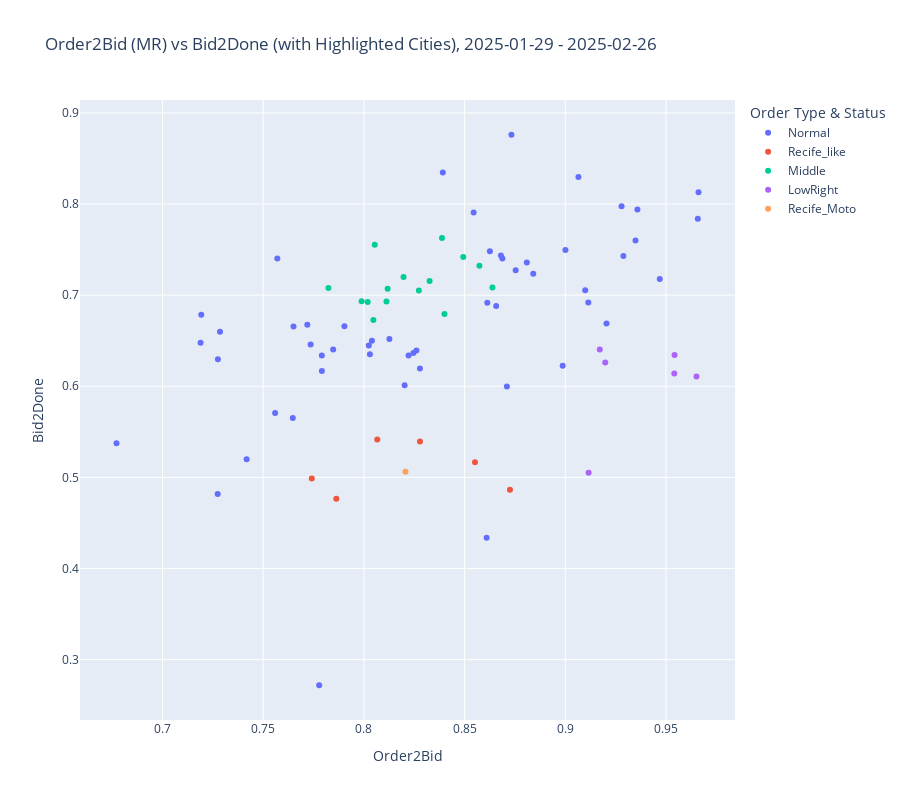

Here is the notebook cell this chart was saved with:
### Code cell
def cluster_plot(df):
    # 2. Используем новую колонку для параметра 'symbol'
    fig = px.scatter(
        df,
        x='order2bid',
        y='bid2done',
        # size='total_orders',
        # color='order_type',
        color = 'highlight_group',
        # symbol='highlight_group',  # Используем новую колонку для символов
        symbol_map={ # Опционально: задаем конкретные символы
            'Highlighted': 'star',
            'Normal': 'circle'
        },
        hover_name='city_id',
        hover_data={
            'city': True,
            'country': True,
            'city_id': True,
            'distance_to_recifeMoto': ':.4f',
            'distance_to_lowright': ':.4f',
            'distance_to_middle': ':.4f',
            'order_type': True,
            'total_orders': ':,',
            'total_rides': ':,',
            'bid2done': ':.4f',
            'order2bid': ':.4f',
            'highlight_group': True # Можно добавить в hover_data для ясности
        },
        title=f'Order2Bid (MR) vs Bid2Done (with Highlighted Cities), {start_date} - {stop_date}',
        labels={
            'city': 'City',
            'country': 'Country',
            'distance_to_point': 'Distance Euclidean',
            'bid2done': 'Bid2Done',
            'order2bid': 'Order2Bid',
            'total_orders': 'Total Orders',
            'total_rides': 'Total Rides',
            'order_type': 'Order Type',
            'city_id': 'City ID',
            'highlight_group': 'Highlight Status' # Лейбл для новой легенды символов
        }
    )

    fig.update_layout(
        legend_title_text='Order Type & Status', # Обновляем заголовок легенды
        height=800,
        width=900
    )

    fig.show()

data = df.copy()
data = data[data['order_type'].isin(ok_types_list)]
data['order_type'] = 'Econom_My'
data = pd.concat([data, df[df['city_id'] == 4373]], ignore_index=True)

data = pd.merge(names_df, data, on='city_id', how='right')

recifeMoto_id = [4373] 
data['distance_to_recifeMoto'] = data.apply(lambda row: euclidean_distance(row, 
                                                                      data[data['city_id'] == 4373]['order2bid'].values[0],
                                                                      data[data['city_id'] == 4373]['bid2done'].values[0]), axis=1)
recifeMoto_candidates = data[data['distance_to_recifeMoto']<=0.06]
recifeMoto_candidates = recifeMoto_candidates[recifeMoto_candidates['city_id'] != 4373]

lowright_id = [5681] 
data['distance_to_lowright'] = data.apply(lambda row: euclidean_distance(row, 
                                                                      data[data['city_id'] == 5681]['order2bid'].values[0],
                                                                      data[data['city_id'] == 5681]['bid2done'].values[0]), axis=1)
lowright_candidates = data[data['distance_to_lowright']<=0.06]
lowright_candidates = pd.concat([lowright_candidates, data[data['city_id'] == 5257]], ignore_index=True)

middle_id = [242] 
data['distance_to_middle'] = data.apply(lambda row: euclidean_distance(row, 
                                                                      data[data['city_id'] == 242]['order2bid'].values[0],
                                                                      data[data['city_id'] == 242]['bid2done'].values[0]), axis=1)
middle_candidates = data[data['distance_to_middle']<=0.05]

data['highlight_group'] = data.apply(lambda row: 'LowRight' if row['city_id'] in lowright_candidates['city_id'].values else 
                                     ('Recife_Moto' if row['city_id'] in recifeMoto_id else
                                     ('Recife_like' if row['city_id'] in recifeMoto_candidates['city_id'].values else 
                                      ('Middle' if row['city_id'] in middle_candidates['city_id'].values else 'Normal'))), axis=1)

cluster_plot(data)

### Figure 1 — Plotly figure (JSON) as saved in the notebook; plotly's stock layout.template omitted (floating-point values rounded to 4 significant figures; data arrays with more than 128 entries replaced by an {"elided": "..."} marker saying what was removed)
{"data": [{"customdata": {"elided": "53x10 mixed values"}, "hovertemplate": "<b>%{hovertext}</b><br><br>Highlight Status=%{customdata[9]}<br>Order2Bid=%{x:.4f}<br>Bid2Done=%{y:.4f}<br>City=%{customdata[0]}<br>Country=%{customdata[1]}<br>City ID=%{customdata[2]}<br>distance_to_recifeMoto=%{customdata[3]:.4f}<br>distance_to_lowright=%{customdata[4]:.4f}<br>distance_to_middle=%{customdata[5]:.4f}<br>Order Type=%{customdata[6]}<br>Total Orders=%{customdata[7]:,}<br>Total Rides=%{customdata[8]:,}<extra></extra>", "hovertext": [4199.0, 10160.0, 4242.0, 4257.0, 4300.0, 4404.0, 4193.0, 4143.0, 5910.0, 150.0, 4825.0, 5548.0, 4385.0, 169.0, 5512.0, 4209.0, 5513.0, 4195.0, 4227.0, 4236.0, 5233.0, 213.0, 258.0, 5249.0, 4241.0, 4225.0, 4524.0, 221.0, 4200.0, 4198.0, 4252.0, 4263.0, 5504.0, 4255.0, 257.0, 4180.0, 4272.0, 5698.0, 5388.0, 4229.0, 4266.0, 4148.0, 4240.0, 4233.0, 4381.0, 4196.0, 763.0, 4275.0, 5568.0, 6267.0, 5543.0, 263.0, 4247.0], "legendgroup": "Normal", "marker": {"color": "#636efa", "symbol": "circle"}, "mode": "markers", "name": "Normal", "orientation": "v", "showlegend": true, "type": "scatter", "x": [0.8246, 0.7418, 0.804, 0.9001, 0.803, 0.8261, 0.757, 0.7791, 0.6772, 0.8127, 0.9205, 0.8688, 0.7719, 0.7559, 0.8657, 0.871, 0.7848, 0.9114, 0.8613, 0.8626, 0.7778, 0.7189, 0.7193, 0.8987, 0.9065, 0.7791, 0.7274, 0.765, 0.8278, 0.8222, 0.7903, 0.8809, 0.868, 0.7647, 0.7285, 0.8545, 0.9099, 0.8202, 0.8609, 0.8024, 0.7736, 0.9469, 0.8754, 0.7275, 0.8392, 0.9288, 0.9358, 0.9349, 0.9658, 0.9661, 0.8841, 0.8733, 0.928], "xaxis": "x", "y": [0.6366, 0.5197, 0.6498, 0.7497, 0.635, 0.6394, 0.7402, 0.6337, 0.5375, 0.6517, 0.669, 0.7402, 0.6675, 0.5707, 0.6881, 0.5997, 0.6402, 0.6921, 0.6916, 0.7481, 0.2718, 0.6477, 0.6784, 0.6224, 0.8296, 0.6169, 0.4818, 0.6657, 0.6194, 0.6336, 0.6658, 0.7359, 0.7437, 0.5651, 0.6597, 0.7906, 0.7053, 0.6012, 0.4336, 0.6446, 0.6457, 0.7177, 0.7273, 0.6296, 0.8347, 0.743, 0.7941, 0.7599, 0.7839, 0.8129, 0.7234, 0.8761, 0.7977], "yaxis": "y"}, {"customdata": [["Bogota", "Colombia", 4197, 0.03419, 0.1547, 0.1808, "Econom_My", 4791749, 2139969, "Recife_like"], ["São Paulo", "Brazil", 4142, 0.04709, 0.2215, 0.2261, "Econom_My", 3307264, 1276615, "Recife_like"], ["Alger (الجزائر العاصمة)", "Algeria", 9417, 0.04522, 0.2235, 0.2457, "Econom_My", 2596422, 973038, "Recife_like"], ["Lagos", "Nigeria", 4349, 0.0555, 0.1551, 0.2396, "Econom_My", 2408761, 1022146, "Recife_like"], ["Alexandria (الإسكندرية)", "Egypt", 9415, 0.03612, 0.1447, 0.2065, "Econom_My", 1040726, 459808, "Recife_like"], ["Curitiba", "Brazil", 4376, 0.03813, 0.173, 0.179, "Econom_My", 1033086, 451265, "Recife_like"]], "hovertemplate": "<b>%{hovertext}</b><br><br>Highlight Status=%{customdata[9]}<br>Order2Bid=%{x:.4f}<br>Bid2Done=%{y:.4f}<br>City=%{customdata[0]}<br>Country=%{customdata[1]}<br>City ID=%{customdata[2]}<br>distance_to_recifeMoto=%{customdata[3]:.4f}<br>distance_to_lowright=%{customdata[4]:.4f}<br>distance_to_middle=%{customdata[5]:.4f}<br>Order Type=%{customdata[6]}<br>Total Orders=%{customdata[7]:,}<br>Total Rides=%{customdata[8]:,}<extra></extra>", "hovertext": [4197.0, 4142.0, 9417.0, 4349.0, 9415.0, 4376.0], "legendgroup": "Recife_like", "marker": {"color": "#EF553B", "symbol": "circle"}, "mode": "markers", "name": "Recife_like", "orientation": "v", "showlegend": true, "type": "scatter", "x": [0.8278, 0.7741, 0.7863, 0.8725, 0.8552, 0.8066], "xaxis": "x", "y": [0.5395, 0.4986, 0.4766, 0.4863, 0.5166, 0.5415], "yaxis": "y"}, {"customdata": {"elided": "15x10 mixed values"}, "hovertemplate": "<b>%{hovertext}</b><br><br>Highlight Status=%{customdata[9]}<br>Order2Bid=%{x:.4f}<br>Bid2Done=%{y:.4f}<br>City=%{customdata[0]}<br>Country=%{customdata[1]}<br>City ID=%{customdata[2]}<br>distance_to_recifeMoto=%{customdata[3]:.4f}<br>distance_to_lowright=%{customdata[4]:.4f}<br>distance_to_middle=%{customdata[5]:.4f}<br>Order Type=%{customdata[6]}<br>Total Orders=%{customdata[7]:,}<br>Total Rides=%{customdata[8]:,}<extra></extra>", "hovertext": [4243.0, 4253.0, 4258.0, 4194.0, 4234.0, 4231.0, 4515.0, 4244.0, 242.0, 238.0, 4271.0, 228.0, 4267.0, 235.0, 262.0], "legendgroup": "Middle", "marker": {"color": "#00cc96", "symbol": "circle"}, "mode": "markers", "name": "Middle", "orientation": "v", "showlegend": true, "type": "scatter", "x": [0.8019, 0.7824, 0.8638, 0.8112, 0.7989, 0.8118, 0.8493, 0.8574, 0.8197, 0.8047, 0.8388, 0.8273, 0.8054, 0.84, 0.8326], "xaxis": "x", "y": [0.6924, 0.7078, 0.7083, 0.693, 0.6933, 0.707, 0.7418, 0.7324, 0.7201, 0.6726, 0.7627, 0.7052, 0.7552, 0.6794, 0.7154], "yaxis": "y"}, {"customdata": [["Kolkata", "India", 5257, 0.09095, 0.1185, 0.2339, "Econom_My", 2470077, 1137113, "LowRight"], ["Kathmandu", "Nepal", 5957, 0.1557, 0.04779, 0.1374, "Econom_My", 1662371, 957207, "LowRight"], ["Rabat (الرباط)", "Morocco", 4208, 0.1654, 0.05641, 0.1259, "Econom_My", 1110708, 652313, "LowRight"], ["Manado", "Indonesia", 5640, 0.1717, 0.01149, 0.1712, "Econom_My", 881381, 516326, "LowRight"], ["Harare", "Zimbabwe", 5473, 0.1853, 0.02607, 0.1595, "Econom_My", 777586, 470756, "LowRight"], ["Medan", "Indonesia", 5681, 0.1784, 0, 0.1819, "Econom_My", 578978, 341281, "LowRight"]], "hovertemplate": "<b>%{hovertext}</b><br><br>Highlight Status=%{customdata[9]}<br>Order2Bid=%{x:.4f}<br>Bid2Done=%{y:.4f}<br>City=%{customdata[0]}<br>Country=%{customdata[1]}<br>City ID=%{customdata[2]}<br>distance_to_recifeMoto=%{customdata[3]:.4f}<br>distance_to_lowright=%{customdata[4]:.4f}<br>distance_to_middle=%{customdata[5]:.4f}<br>Order Type=%{customdata[6]}<br>Total Orders=%{customdata[7]:,}<br>Total Rides=%{customdata[8]:,}<extra></extra>", "hovertext": [5257.0, 5957.0, 4208.0, 5640.0, 5473.0, 5681.0], "legendgroup": "LowRight", "marker": {"color": "#ab63fa", "symbol": "circle"}, "mode": "markers", "name": "LowRight", "orientation": "v", "showlegend": true, "type": "scatter", "x": [0.9116, 0.9198, 0.9171, 0.9541, 0.9542, 0.9651], "xaxis": "x", "y": [0.505, 0.626, 0.6404, 0.614, 0.6344, 0.6107], "yaxis": "y"}, {"customdata": [["Recife", "Brazil", 4373, 0, 0.1784, 0.214, "moto_econom", 907595, 376904, "Recife_Moto"]], "hovertemplate": "<b>%{hovertext}</b><br><br>Highlight Status=%{customdata[9]}<br>Order2Bid=%{x:.4f}<br>Bid2Done=%{y:.4f}<br>City=%{customdata[0]}<br>Country=%{customdata[1]}<br>City ID=%{customdata[2]}<br>distance_to_recifeMoto=%{customdata[3]:.4f}<br>distance_to_lowright=%{customdata[4]:.4f}<br>distance_to_middle=%{customdata[5]:.4f}<br>Order Type=%{customdata[6]}<br>Total Orders=%{customdata[7]:,}<br>Total Rides=%{customdata[8]:,}<extra></extra>", "hovertext": [4373.0], "legendgroup": "Recife_Moto", "marker": {"color": "#FFA15A", "symbol": "circle"}, "mode": "markers", "name": "Recife_Moto", "orientation": "v", "showlegend": true, "type": "scatter", "x": [0.8206], "xaxis": "x", "y": [0.506], "yaxis": "y"}], "layout": {"height": 800, "legend": {"title": {"text": "Order Type & Status"}, "tracegroupgap": 0}, "title": {"text": "Order2Bid (MR) vs Bid2Done (with Highlighted Cities), 2025-01-29 - 2025-02-26"}, "width": 900, "xaxis": {"anchor": "y", "domain": [0, 1], "title": {"text": "Order2Bid"}}, "yaxis": {"anchor": "x", "domain": [0, 1], "title": {"text": "Bid2Done"}}}}
